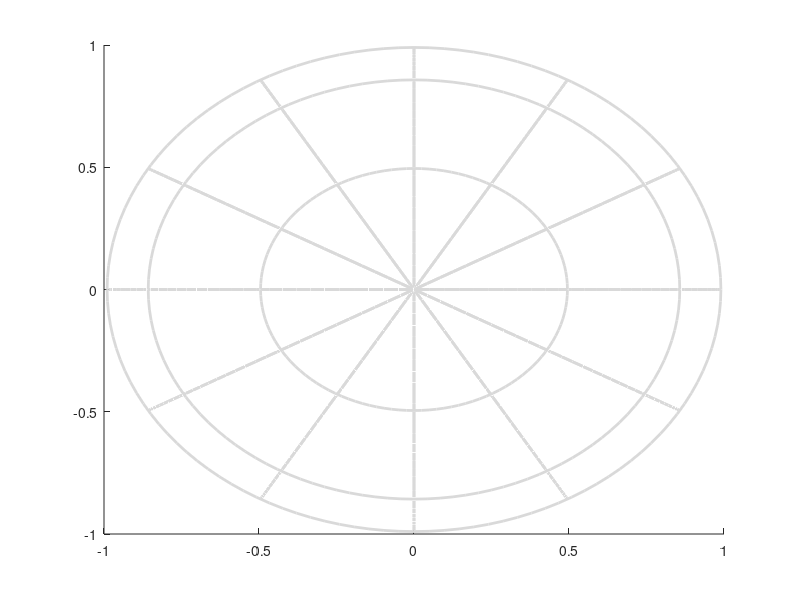

MATLAB code to generate this figure:
function plot_sphere_grid_0(parameter);
na=0;
if nargin<1+na; parameter=[]; end; na=na+1;

if isempty(parameter); parameter=struct('type','parameter'); end;
if ~isfield(parameter,'n_polar_a'); parameter.n_polar_a = 7; end; %<-- parameter_bookmark. ;
n_polar_a = parameter.n_polar_a;
if ~isfield(parameter,'n_azimu_b'); parameter.n_azimu_b = 12; end; %<-- parameter_bookmark. ;
n_azimu_b = parameter.n_azimu_b;
if ~isfield(parameter,'n_gamma_z'); parameter.n_gamma_z = 128; end; %<-- parameter_bookmark. ;
n_gamma_z = parameter.n_gamma_z;
if ~isfield(parameter,'k_max'); parameter.k_max = 1.0; end; %<-- parameter_bookmark. ;
k_max = parameter.k_max;
if ~isfield(parameter,'linecolor_use'); parameter.linecolor_use = 0.85*[1,1,1]; end; %<-- parameter_bookmark. ;
linecolor_use = parameter.linecolor_use;
if ~isfield(parameter,'linewidth_use'); parameter.linewidth_use = 2; end; %<-- parameter_bookmark. ;
linewidth_use = parameter.linewidth_use;

r_max = k_max*(1-1e-2);

gamma_z_ = linspace(0,2*pi,n_gamma_z+1); gamma_z_ = transpose(gamma_z_(1:n_gamma_z+1));
cc_ = cos(gamma_z_);
sc_ = sin(gamma_z_);

Rz = @(azimu_b) ...
[ +cos(azimu_b) -sin(azimu_b) 0 ; ...
  +sin(azimu_b) +cos(azimu_b) 0 ; ...
   0             0            1 ; ...
] ;

Ry = @(polar_a) ...
[ +cos(polar_a) 0 +sin(polar_a) ; ...
   0            1  0            ; ...
  -sin(polar_a) 0 +cos(polar_a) ; ...
];

hold on;
%%%%%%%%;
for npolar_a=0:n_polar_a-1;
polar_a = npolar_a*pi/max(1,n_polar_a-1);
ca = cos(polar_a); sa = sin(polar_a);
plot3(r_max*sa*cc_,r_max*sa*sc_,r_max*ca*ones(n_gamma_z+1,1),'Color',linecolor_use,'LineWidth',linewidth_use);
end;%for npolar_a=0:n_polar_a-1;
%%%%%%%%;
for nazimu_b=0:n_azimu_b-1;
azimu_b = nazimu_b*2*pi/max(1,n_azimu_b);
tmp_ = Rz(azimu_b)*[transpose(cc_);zeros(1,n_gamma_z+1);transpose(sc_)];
plot3(r_max*tmp_(1+0,:),r_max*tmp_(1+1,:),r_max*tmp_(1+2,:),'Color',linecolor_use,'LineWidth',linewidth_use);
clear tmp_;
end;%for nazimu_b=0:n_azimu_b-1;
%%%%%%%%;
hold off;


